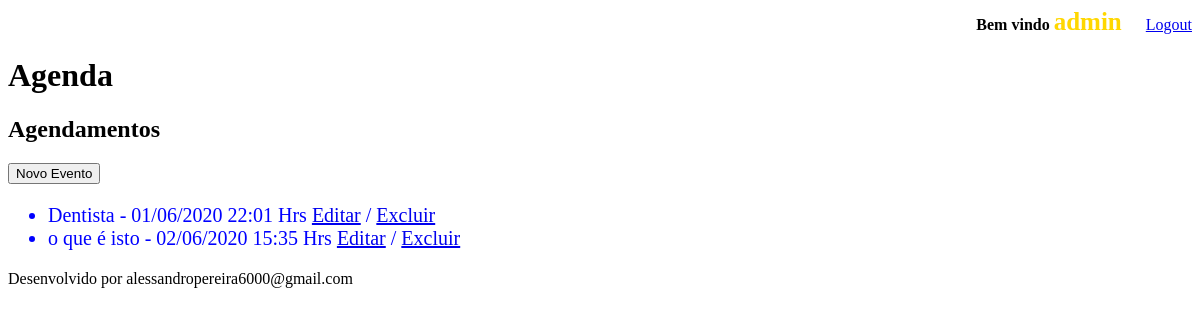
The page /agenda/ (signed in) on the database as committed earlier.
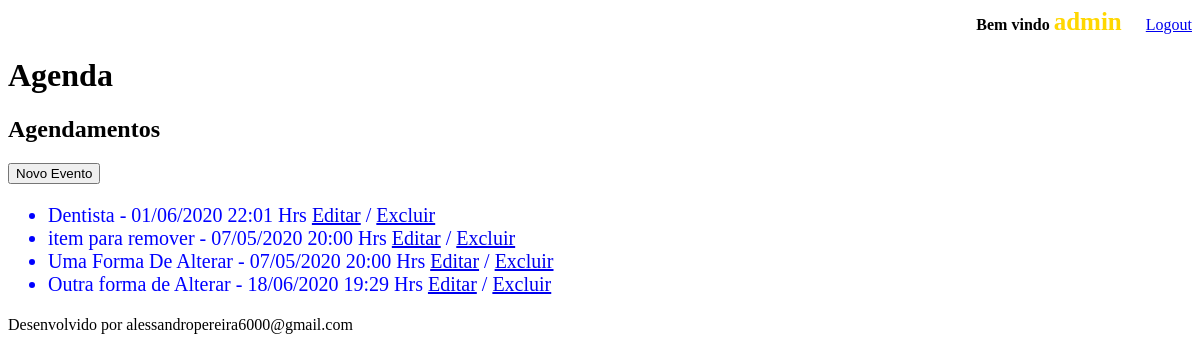
The same page on the database as committed later.
### core/models.py (models this page shows, shortened)
class Evento(models.Model):
    titulo = models.CharField(max_length=100)
    local = models.CharField(max_length=100, blank=True, null=True)
    descricao = models.TextField(blank=True, null=True)
    data_evento = models.DateTimeField(verbose_name='Data do Evento')
    data_criacao = models.DateTimeField(auto_now=True, verbose_name='Data da Criação')
    usuario = models.ForeignKey(User, on_delete=models.CASCADE)
    class Meta:
        db_table = 'evento'
    def get_data_evento(self):
        return self.data_evento.strftime('%d/%m/%Y %H:%M Hrs')

### core/views.py (the view)
# urls.py: path('agenda/', views.lista_eventos),
@login_required(login_url='/login/')
def lista_eventos(request):
    usuario = request.user
    evento = Evento.objects.filter(usuario=usuario) #aqui filtra pelo usuário autenticado
    dados = {'eventos':evento}
    return render(request, 'agenda.html', dados)

### templates/agenda.html
{% extends "model-page.html" %}
{% block content %}
    <h2>Agendamentos</h2>
    <a href="evento">
        <button type="button">Novo Evento</button>
    </a>
    <ul style="font-size: 20px; color: blue">
    {% for evento in eventos %}
        <li>{{ evento.titulo }} - {{ evento.get_data_evento }}
            <a href="evento/?id={{ evento.id }}">Editar</a> /
            <a href="evento/delete/{{ evento.id }}/">Excluir</a>
        </li>
    {% endfor %}
    </ul>
{% endblock %}

### templates/model-page.html
<!DOCTYPE html>
<html lang="en">
<head>
    {%include "model-header.html" %}
</head>
<body>
    {% block content%}
    {% endblock %}
    {% include "model-footer.html" %}
</body>
</html>

### templates/model-header.html (shortened to what this page needs)
    <div align="right">
        <strong style="margin-right:20px">Bem vindo <label name="usuario" style="color:gold; font-size:25px">{{ user }}</label></strong>
         <a href="/logout">Logout</a>
    </div>
    <h1>Agenda</h1>

### templates/model-footer.html
<p>Desenvolvido por alessandropereira6000@gmail.com</p>

Rows that differ between the two databases and show on the page:
removed Evento: titulo "o que é isto", get_data_evento "02/06/2020 15:35 Hrs"
added Evento: titulo "item para remover", get_data_evento "07/05/2020 20:00 Hrs"
added Evento: titulo "Uma Forma De Alterar", get_data_evento "07/05/2020 20:00 Hrs"
added Evento: titulo "Outra forma de Alterar", get_data_evento "18/06/2020 19:29 Hrs"
